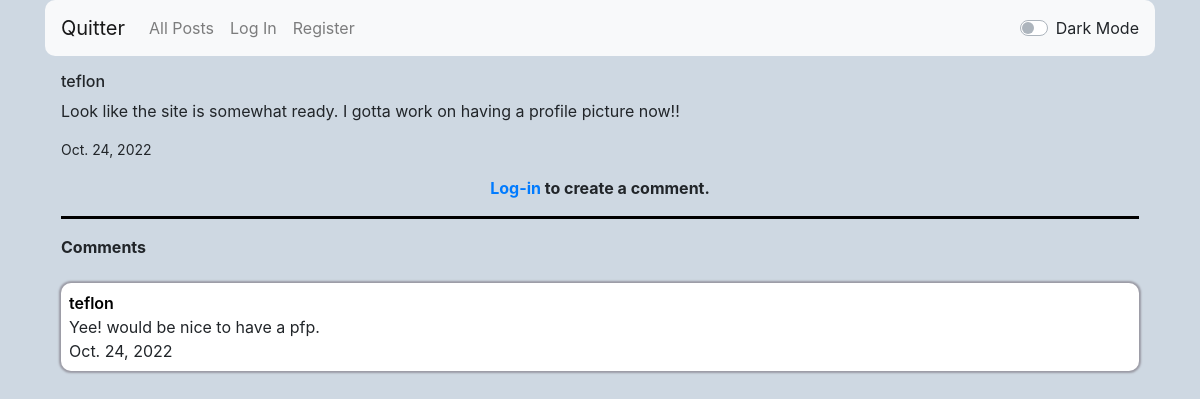
The page /29/comments on the database as committed earlier.
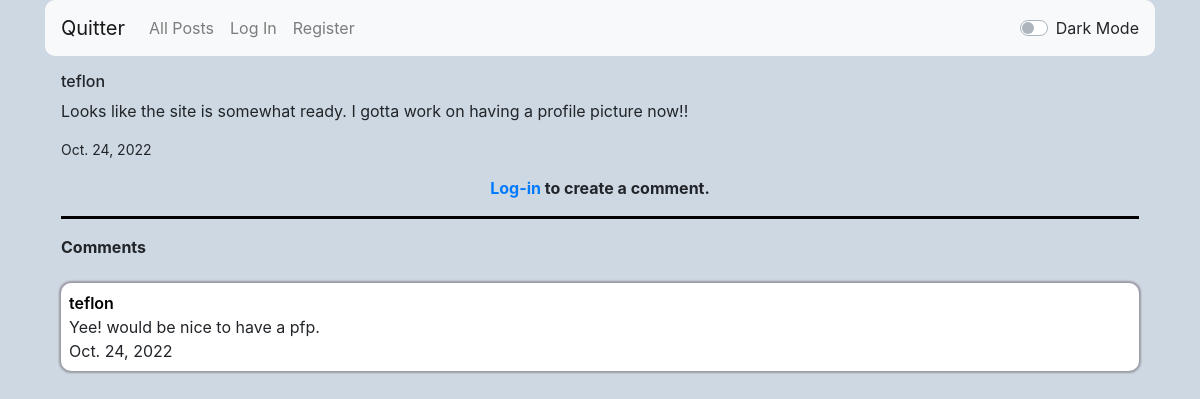
The same page on the database as committed later.
### network/models.py (models this page shows)
class Post(models.Model):
    post = models.TextField()
    creator = models.CharField(max_length=64, blank=False)
    created = models.DateField(auto_now_add=False, auto_now=False, default=timezone.now)
    likes_count = models.PositiveIntegerField(default=0)
    likes = models.ManyToManyField(User, blank=True, related_name="likes")

### network/views.py (the view)
# urls.py: path("<int:id>/comments", views.comments, name="comments"),
def comments(request, id):
    post = Post.objects.filter(id=id).values().get()
    try:
        comments = Comment.objects.filter(original_post=id).values()
    except Comment.DoesNotExist:
        comments = None
    return render(request, "network/comments.html",{
        "post" : post,
        "comments" : comments,
    })
    pass

### network/templates/network/comments.html
{% extends "network/layout.html" %}
{% block body %}
    <h6>{{ post.creator }}</h6>
    <p>{{ post.post }}</p>
    <p style="font-size: 14px">{{ post.created }}</p>
    {% if user.is_authenticated %}
    <form action="{% url 'create_comment' post.id %}" method="POST">
        {% csrf_token %}
        <textarea style="height: 30px; width: 100%; padding: 0.2%" id="textarea_id" class="textarea_light" name="comment" placeholder="Add a comment" required></textarea>
        <br>
        <input class="btn-sm btn-primary" style="width: 100%; text-align: center; padding-top: 0px" type="submit" value="Comment">
        <hr class="hr_light" id="hr">
    </form>
    {% else %}
        <strong class="center"><p><a class="center" href="{% url 'login' %}">Log-in</a> to create a comment.</p></strong>
        <hr class="hr_light" id="hr">
    {% endif %}
    {% if not comments %}
        <strong>No comments yet. Be the first to comment something!</strong>
    {% else %}
        <strong>Comments</strong>
    {% endif %}
    <br>
    <br>
    {% for comment in comments %}
    <div class="eachpost" id="post_box">
        <strong><a class="link_light link_class" href="{% url 'profile' comment.creator %}">{{ comment.creator }}</a></strong>
        <br>
        {{ comment.comment }}
        <br>
        {{ comment.created }}
    </div>
    <br>
    {% endfor %}
{% endblock %}

Rows that differ between the two databases and show on the page:
changed Post "teflon": post "Look like the site is somewhat ready. I gotta work on having a profile picture now!!" → "Looks like the site is somewhat ready. I gotta work on having a profile picture now!!"
